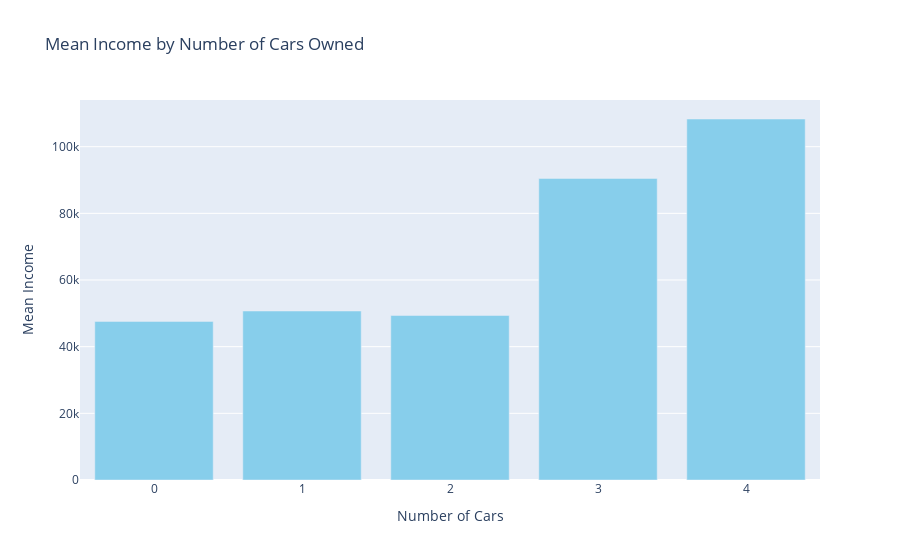

The code cell stored with this chart in its notebook:
### Code cell
# Calculate mean income grouped by number of cars
income_by_cars = data.groupby("Cars")[" Income "].mean()

# Plotting the bar chart
fig = px.bar(x=income_by_cars.index, y=income_by_cars.values, labels={'x': 'Number of Cars', 'y': 'Mean Income'}, title="Mean Income by Number of Cars Owned", color_discrete_sequence=['skyblue'])
fig.show()

### Figure 1 — Plotly figure (JSON) as saved in the notebook; plotly's stock layout.template omitted (floating-point values rounded to 4 significant figures)
{"data": [{"hovertemplate": "Number of Cars=%{x}<br>Mean Income=%{y}<extra></extra>", "legendgroup": "", "marker": {"color": "skyblue", "pattern": {"shape": ""}}, "name": "", "orientation": "v", "showlegend": false, "textposition": "auto", "type": "bar", "x": [0, 1, 2, 3, 4], "xaxis": "x", "y": [47580.0, 50700.0, 49360.0, 90470.0, 108300.0], "yaxis": "y"}], "layout": {"barmode": "relative", "legend": {"tracegroupgap": 0}, "title": {"text": "Mean Income by Number of Cars Owned"}, "xaxis": {"anchor": "y", "domain": [0, 1], "title": {"text": "Number of Cars"}}, "yaxis": {"anchor": "x", "domain": [0, 1], "title": {"text": "Mean Income"}}}}
